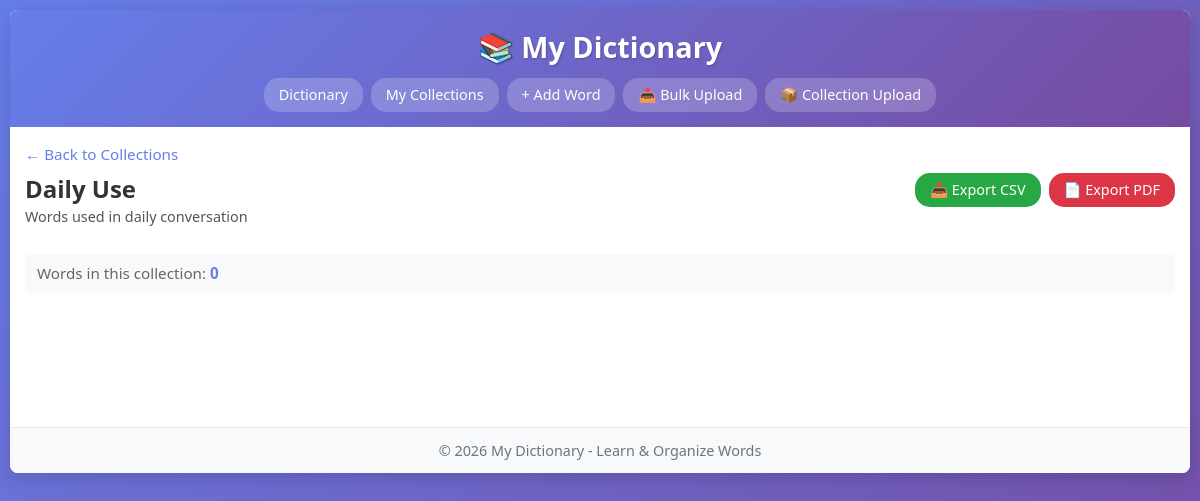
/view_collection.php?id=7, run on the app's committed database.
### tables this page shows
CREATE TABLE `categories` (
  `id` int(11) NOT NULL,
  `category_name` varchar(255) NOT NULL,
  `description` text DEFAULT NULL,
  `created_at` timestamp NULL DEFAULT current_timestamp()
);

### view_collection.php (the view, shortened to what this page needs)
<?php
$conn = getDBConnection();
$category_id = isset($_GET['id']) ? (int)$_GET['id'] : 0;
$stmt = $conn->prepare("SELECT * FROM categories WHERE id = ?");
$stmt->bind_param("i", $category_id);
$stmt->execute();
$result = $stmt->get_result();
$category = $result->fetch_assoc();
?>
<!DOCTYPE html>
<html lang="en">
<head>
    <link rel="stylesheet" href="style.css">
</head>
<body>
    <div class="container">
        <header>
            <h1>📚 My Dictionary</h1>
            <nav>
                <a href="index.php">Dictionary</a>
                <a href="categories.php">My Collections</a>
                <a href="add_word.php">+ Add Word</a>
                <a href="bulk_upload.php">📤 Bulk Upload</a>
                <a href="collection_bulk_upload.php">📦 Collection Upload</a>
            </nav>
        </header>
        <main>
            <div class="page-header">
                <div>
                    <a href="categories.php" class="back-link">← Back to Collections</a>
                    <h2><?php echo htmlspecialchars($category['category_name']); ?></h2>
                    <?php if (!empty($category['description'])): ?>
                        <p class="category-description"><?php echo htmlspecialchars($category['description']); ?></p>
                    <?php endif; ?>
                </div>
                <div class="export-actions">
                    <a href="export.php?type=collection&category_id=<?php echo $category_id; ?>" class="btn-export">📥 Export CSV</a>
                    <a href="export_pdf.php?type=collection&category_id=<?php echo $category_id; ?>" class="btn-export" style="background: #dc3545;">📄 Export PDF</a>
                </div>
            </div>
            <div class="stats">
                <p>Words in this collection: <strong id="totalWords">0</strong></p>
            </div>
        </main>
        <footer>
            <p>&copy; <?php echo date('Y'); ?> My Dictionary - Learn & Organize Words</p>
        </footer>
    </div>
</body>
</html>

### style.css (style rules this page uses)
* { margin: 0; padding: 0; box-sizing: border-box; }
body { font-family: 'Segoe UI', Tahoma, Geneva, Verdana, sans-serif; background: linear-gradient(135deg, #667eea 0%, #764ba2 100%); min-height: 100vh; padding: 10px; line-height: 1.5; }
.container { max-width: 1200px; margin: 0 auto; background: white; border-radius: 8px; box-shadow: 0 5px 20px rgba(0, 0, 0, 0.15); overflow: hidden; }
header { background: linear-gradient(135deg, #667eea 0%, #764ba2 100%); color: white; padding: 15px 20px; text-align: center; }
header h1 { font-size: 1.8em; margin-bottom: 10px; text-shadow: 1px 1px 2px rgba(0, 0, 0, 0.2); }
nav { display: flex; justify-content: center; gap: 8px; flex-wrap: wrap; }
nav a { color: white; text-decoration: none; padding: 6px 15px; border-radius: 15px; background: rgba(255, 255, 255, 0.2); transition: all 0.3s ease; font-weight: 500; font-size: 0.9em; }
main { padding: 15px; min-height: 300px; }
.page-header { display: flex; justify-content: space-between; align-items: center; margin-bottom: 15px; flex-wrap: wrap; gap: 10px; }
.page-header h2 { color: #333; font-size: 1.5em; }
.back-link { color: #667eea; text-decoration: none; font-size: 0.95em; margin-bottom: 5px; display: inline-block; }
.stats { background: #f8f9fa; padding: 8px 12px; border-radius: 5px; margin-bottom: 15px; }
.stats p { color: #666; font-size: 0.95em; }
.stats strong { color: #667eea; font-size: 1em; }
.category-description { color: #555; margin-bottom: 12px; line-height: 1.4; font-size: 0.9em; }
footer { background: #f8f9fa; text-align: center; padding: 12px; color: #6c757d; border-top: 1px solid #e9ecef; font-size: 0.9em; }
.btn-export { background: #28a745; color: white; padding: 6px 15px; border-radius: 15px; text-decoration: none; display: inline-block; font-size: 0.9em; transition: all 0.3s ease; font-weight: 500; border: none; cursor: pointer; }
.export-actions { display: flex; gap: 8px; align-items: center; }

### data on the page
categories: category_name "Daily Use", description "Words used in daily conversation"
